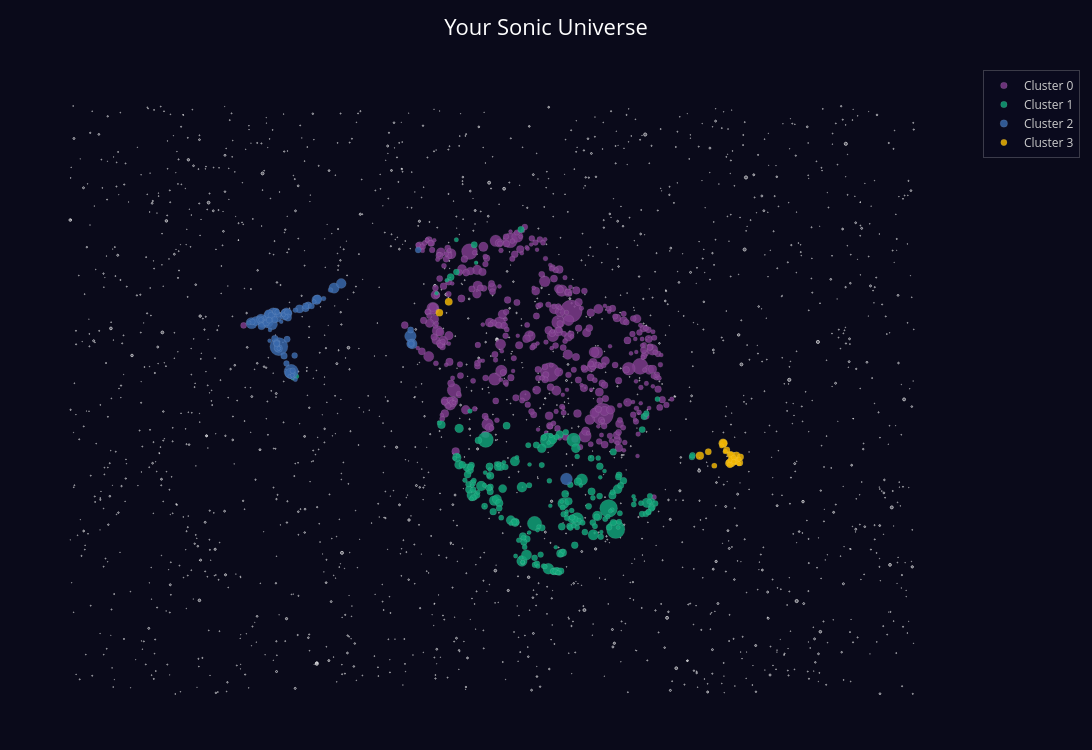

Notebook source saved alongside this figure:
### Code cell
# ── 2D Universe ───────────────────────────────────────────────────────
xr = df['umap_x'].max()-df['umap_x'].min(); yr = df['umap_y'].max()-df['umap_y'].min()
x_lo, x_hi = df['umap_x'].min()-xr*.35, df['umap_x'].max()+xr*.35
y_lo, y_hi = df['umap_y'].min()-yr*.35, df['umap_y'].max()+yr*.35

# Three-layer star field: dust, mid stars, bright sparks
n_dust, n_mid, n_bright = 1400, 350, 90
sx_d = rng.uniform(x_lo, x_hi, n_dust);  sy_d = rng.uniform(y_lo, y_hi, n_dust)
sx_m = rng.uniform(x_lo, x_hi, n_mid);   sy_m = rng.uniform(y_lo, y_hi, n_mid)
sx_b = rng.uniform(x_lo, x_hi, n_bright);sy_b = rng.uniform(y_lo, y_hi, n_bright)

fig_2d = go.Figure()

fig_2d.add_trace(go.Scatter(x=sx_d, y=sy_d, mode='markers',
    marker=dict(size=list(rng.uniform(0.4, 1.1, n_dust).round(2)),
                color='rgba(255,255,255,0.07)'),
    hoverinfo='skip', showlegend=False))
fig_2d.add_trace(go.Scatter(x=sx_m, y=sy_m, mode='markers',
    marker=dict(size=list(rng.uniform(0.9, 2.0, n_mid).round(2)),
                color='rgba(210,225,255,0.16)'),
    hoverinfo='skip', showlegend=False))
fig_2d.add_trace(go.Scatter(x=sx_b, y=sy_b, mode='markers',
    marker=dict(size=list(rng.uniform(1.6, 3.2, n_bright).round(2)),
                color='rgba(255,255,255,0.48)'),
    hoverinfo='skip', showlegend=False))

for cid in cluster_ids:
    g = df[df['cluster']==cid]
    fig_2d.add_trace(go.Scatter(
        x=g['umap_x'], y=g['umap_y'], mode='markers', name=f'Cluster {cid}',
        text=g['hover'], hovertemplate='%{text}<extra></extra>',
        marker=dict(size=g['pt_size'], color=CLUSTER_COLORS[cid%len(CLUSTER_COLORS)],
                    opacity=0.83, line=dict(width=0.3, color='rgba(255,255,255,0.35)')),
    ))

fig_2d.update_layout(
    title=dict(text='Your Sonic Universe', font=dict(size=22, color='white'), x=0.5),
    paper_bgcolor=SPACE_BG, plot_bgcolor=SPACE_BG, font=dict(color='#cccccc'),
    legend=dict(bgcolor='rgba(10,10,30,0.7)', bordercolor='rgba(255,255,255,0.2)', borderwidth=1),
    xaxis=dict(showgrid=False, showline=False, zeroline=False, showticklabels=False),
    yaxis=dict(showgrid=False, showline=False, zeroline=False, showticklabels=False),
    width=1100, height=750, margin=dict(l=20, r=20, t=70, b=20),
    hoverlabel=dict(bgcolor='rgba(10,10,30,0.92)', bordercolor='rgba(255,255,255,0.3)',
                    font=dict(size=12, color='white')),
)
fig_2d.show()

### Figure 1 — Plotly figure (JSON) as saved in the notebook; plotly's stock layout.template omitted (floating-point values rounded to 4 significant figures; data arrays with more than 128 entries replaced by an {"elided": "..."} marker saying what was removed)
{"data": [{"hoverinfo": "skip", "marker": {"color": "rgba(255,255,255,0.07)", "size": {"elided": "1400 float values"}}, "mode": "markers", "showlegend": false, "type": "scatter", "x": {"elided": "1400 float values"}, "y": {"elided": "1400 float values"}}, {"hoverinfo": "skip", "marker": {"color": "rgba(210,225,255,0.16)", "size": {"elided": "350 float values"}}, "mode": "markers", "showlegend": false, "type": "scatter", "x": {"elided": "350 float values"}, "y": {"elided": "350 float values"}}, {"hoverinfo": "skip", "marker": {"color": "rgba(255,255,255,0.48)", "size": [2.17, 2.31, 2.65, 2.28, 2.77, 1.75, 2.93, 1.93, 3.11, 1.85, 1.81, 2.9, 2.91, 2.78, 3.14, 2.03, 2.92, 2.16, 2.46, 2.31, 1.61, 2.52, 2.8, 1.88, 3.09, 2.45, 1.89, 2.63, 1.91, 1.7, 2.7, 1.78, 1.77, 2.78, 1.69, 2.9, 2.87, 1.83, 2.43, 1.75, 2.61, 1.7, 3.11, 1.93, 2.69, 1.81, 1.94, 2.32, 2.52, 3.2, 1.64, 1.6, 2.16, 2.19, 3.01, 3.06, 3.01, 1.83, 2.26, 2.79, 2.1, 2.66, 1.98, 2.12, 2.98, 2, 3.14, 2.09, 1.64, 2.01, 1.87, 2.41, 1.78, 2.6, 3, 2.18, 1.87, 2.24, 2.86, 2.55, 1.76, 2.46, 2.35, 2.12, 1.78, 3.17, 1.88, 1.91, 1.83, 2.51]}, "mode": "markers", "showlegend": false, "type": "scatter", "x": [6.156, 8.87, -1.013, 10.16, 11.43, 8.811, 7.588, 13.02, 10.79, 3.798, 15.61, 11.24, 16.11, 15.82, 14.91, 12.08, 9.545, 1.962, 8.399, 12.25, 8.009, 14.03, 0.8775, 5.583, 7.751, 6.474, 0.859, 1.638, 13.5, 7.377, -0.1793, -0.7383, 7.187, 1.827, 11.2, 12.77, 2.935, 9.246, 1.654, 4.241, 14.39, 8.412, 14.34, 2.882, 4.699, 7.144, 7.302, 16.28, 0.9606, 13.75, 13.95, 8.57, 4.942, 7.981, 4.048, 12.83, 7.618, 15.03, 9.775, 7.896, 11.31, 7.716, 14.66, 2.175, 15.86, 13.06, 13.9, 7.351, 13.5, 4.296, 12.19, 1.412, 4.301, 6.706, 4.566, 5.688, 13.2, 3.427, 11.9, 0.2541, 12.26, 12.71, 5.943, 11.51, 14.85, 12.86, 5.747, 7.374, 12.49, 4.05], "y": [11.46, 4.225, 11.49, 0.5551, -0.08986, 14.41, 12.46, 12.66, 13.7, 5.902, 3.598, 1.213, 6.858, 2.582, 13.46, -0.7042, 1.413, 2.984, 2.261, 2.669, 9.213, 4.216, 8.589, 12.78, 8.4, 9.799, 4.794, 1.664, 4.111, 13.9, 8.692, 3.456, 6.093, 11.94, 9.402, 7.762, 12.7, 9.463, 9.011, 2.121, 0.853, 13.91, 8.343, 5.557, 8.194, 0.175, 11.74, 2.53, 11.47, 7.363, 3.441, -0.3056, 11.64, 1.919, 0.02281, 10.73, 4.559, 5.157, 2.993, 12.3, 3.757, 2.432, 3.938, 2.325, 4.066, 0.4963, 1.646, 5.578, 12.61, 0.1062, 2.47, 13.05, 12.77, 9.569, 2.892, 5.62, 2.447, 1.191, 5.015, 7.993, 4.709, 8.525, 3.741, 4.495, 11.26, 12.59, 4.133, 7.927, 3.466, 0.04608]}, {"hovertemplate": "%{text}<extra></extra>", "marker": {"color": "rgb(127, 60, 141)", "line": {"color": "rgba(255,255,255,0.35)", "width": 0.3}, "opacity": 0.83, "size": {"elided": "410 float values"}}, "mode": "markers", "name": "Cluster 0", "text": {"elided": "410 str values"}, "type": "scatter", "x": {"elided": "410 float values"}, "y": {"elided": "410 float values"}}, {"hovertemplate": "%{text}<extra></extra>", "marker": {"color": "rgb(17, 165, 121)", "line": {"color": "rgba(255,255,255,0.35)", "width": 0.3}, "opacity": 0.83, "size": {"elided": "214 float values"}}, "mode": "markers", "name": "Cluster 1", "text": {"elided": "214 str values"}, "type": "scatter", "x": {"elided": "214 float values"}, "y": {"elided": "214 float values"}}, {"hovertemplate": "%{text}<extra></extra>", "marker": {"color": "rgb(57, 105, 172)", "line": {"color": "rgba(255,255,255,0.35)", "width": 0.3}, "opacity": 0.83, "size": [18.09, 14.38, 13.02, 11.96, 11.72, 11.43, 11.05, 11.05, 10.95, 10.95, 10.51, 10.47, 10.08, 9.984, 9.936, 9.694, 9.694, 9.164, 8.971, 8.536, 8.44, 8.198, 8.15, 8.15, 7.861, 7.812, 7.668, 7.523, 7.378, 7.185, 7.137, 6.847, 6.847, 6.799, 6.654, 6.654, 6.606, 6.606, 6.365, 6.316, 6.268, 6.268, 6.22, 6.075, 6.075, 5.93, 5.93, 5.93, 5.93, 5.737, 5.641, 5.544, 5.496, 5.351, 5.158, 4.965, 4.869, 4.724, 4.531, 4.434, 4.434, 4.193, 4.145, 4.097, 4.048, 4.048, 4.048, 4.048, 4.0, 4.0]}, "mode": "markers", "name": "Cluster 2", "text": ["<b>Someday</b><br><i>The Growlers</i><br>Genre: Indie<br>Plays: 293<br>─────────────────<br>Energy: 0.77  Valence: 0.75<br>Dance:  0.40  Acoust: 0.95<br>Tempo: 156 BPM  Cluster: 2<br><i style='color:#aaaaaa'>↑ instrumentalness | ↓ danceability</i>", "<b>Call It Fate, Call It Karma</b><br><i>The Strokes</i><br>Genre: Indie<br>Plays: 216<br>─────────────────<br>Energy: 0.24  Valence: 0.36<br>Dance:  0.54  Acoust: 0.98<br>Tempo: 109 BPM  Cluster: 2<br><i style='color:#aaaaaa'>↑ instrumentalness | ↓ danceability</i>", "<b>Reptilia</b><br><i>The Strokes</i><br>Genre: Indie<br>Plays: 188<br>─────────────────<br>Energy: 0.67  Valence: 0.74<br>Dance:  0.49  Acoust: 0.00<br>Tempo: 158 BPM  Cluster: 2<br><i style='color:#aaaaaa'>↑ instrumentalness | ↓ danceability</i>", "<b>Beach Rats</b><br><i>The Growlers</i><br>Genre: Indie<br>Plays: 166<br>─────────────────<br>Energy: 0.66  Valence: 0.61<br>Dance:  0.41  Acoust: 0.84<br>Tempo: 75 BPM  Cluster: 2<br><i style='color:#aaaaaa'>↑ instrumentalness | ↓ danceability</i>", "<b>Feels Like We Only Go Backwards</b><br><i>Tame Impala</i><br>Genre: Rock<br>Plays: 161<br>─────────────────<br>Energy: 0.91  Valence: 0.52<br>Dance:  0.31  Acoust: 0.05<br>Tempo: 150 BPM  Cluster: 2<br><i style='color:#aaaaaa'>↑ instrumentalness | ↓ danceability</i>", "<b>You Only Live Once</b><br><i>The Strokes</i><br>Genre: Children’s Music<br>Plays: 155<br>─────────────────<br>Energy: 0.91  Valence: 0.97<br>Dance:  0.63  Acoust: 0.02<br>Tempo: 121 BPM  Cluster: 2<br><i style='color:#aaaaaa'>↑ instrumentalness | ↓ danceability</i>", "<b>Hard To Explain</b><br><i>The Strokes</i><br>Genre: Children’s Music<br>Plays: 147<br>─────────────────<br>Energy: 0.67  Valence: 0.67<br>Dance:  0.41  Acoust: 0.00<br>Tempo: 83 BPM  Cluster: 2<br><i style='color:#aaaaaa'>↑ instrumentalness | ↓ danceability</i>", "<b>Under Control</b><br><i>The Strokes</i><br>Genre: Children’s Music<br>Plays: 147<br>─────────────────<br>Energy: 0.72  Valence: 0.66<br>Dance:  0.40  Acoust: 0.34<br>Tempo: 91 BPM  Cluster: 2<br><i style='color:#aaaaaa'>↑ instrumentalness | ↓ danceability</i>", "<b>Meet Me in the Bathroom</b><br><i>The Strokes</i><br>Genre: Children’s Music<br>Plays: 145<br>─────────────────<br>Energy: 0.94  Valence: 0.59<br>Dance:  0.43  Acoust: 0.00<br>Tempo: 140 BPM  Cluster: 2<br><i style='color:#aaaaaa'>↑ instrumentalness | ↓ danceability</i>", "<b>What Ever Happened?</b><br><i>The Strokes</i><br>Genre: Children’s Music<br>Plays: 145<br>─────────────────<br>Energy: 0.60  Valence: 0.59<br>Dance:  0.55  Acoust: 0.00<br>Tempo: 116 BPM  Cluster: 2<br><i style='color:#aaaaaa'>↑ instrumentalness | ↓ danceability</i>", "<b>Living In A Memory</b><br><i>The Growlers</i><br>Genre: Indie<br>Plays: 136<br>─────────────────<br>Energy: 0.67  Valence: 0.79<br>Dance:  0.42  Acoust: 0.19<br>Tempo: 85 BPM  Cluster: 2<br><i style='color:#aaaaaa'>↑ instrumentalness | ↓ danceability</i>", "<b>The Modern Age</b><br><i>The Strokes</i><br>Genre: Indie<br>Plays: 135<br>─────────────────<br>Energy: 0.89  Valence: 0.90<br>Dance:  0.53  Acoust: 0.01<br>Tempo: 146 BPM  Cluster: 2<br><i style='color:#aaaaaa'>↑ instrumentalness | ↓ danceability</i>", "<b>Island Music</b><br><i>Tennis</i><br>Genre: Folk<br>Plays: 127<br>─────────────────<br>Energy: 0.47  Valence: 0.31<br>Dance:  0.29  Acoust: 0.96<br>Tempo: 98 BPM  Cluster: 2<br><i style='color:#aaaaaa'>↑ instrumentalness | ↓ danceability</i>", "<b>Archie, Marry Me</b><br><i>Alvvays</i><br>Genre: Indie<br>Plays: 125<br>─────────────────<br>Energy: 0.83  Valence: 0.20<br>Dance:  0.27  Acoust: 0.01<br>Tempo: 117 BPM  Cluster: 2<br><i style='color:#aaaaaa'>↑ instrumentalness | ↓ danceability</i>", "<b>Pet Shop Eyes</b><br><i>The Growlers</i><br>Genre: Indie<br>Plays: 124<br>─────────────────<br>Energy: 0.84  Valence: 0.85<br>Dance:  0.46  Acoust: 0.41<br>Tempo: 116 BPM  Cluster: 2<br><i style='color:#aaaaaa'>↑ instrumentalness | ↓ danceability</i>", "<b>80's Comedown Machine</b><br><i>The Strokes</i><br>Genre: Indie<br>Plays: 119<br>─────────────────<br>Energy: 0.50  Valence: 0.38<br>Dance:  0.49  Acoust: 0.01<br>Tempo: 144 BPM  Cluster: 2<br><i style='color:#aaaaaa'>↑ instrumentalness | ↓ danceability</i>", "<b>Making Breakfast</b><br><i>Twin Peaks</i><br>Genre: Indie<br>Plays: 119<br>─────────────────<br>Energy: 0.78  Valence: 0.45<br>Dance:  0.49  Acoust: 0.00<br>Tempo: 116 BPM  Cluster: 2<br><i style='color:#aaaaaa'>↑ instrumentalness | ↓ danceability</i>", "<b>I Can't Win</b><br><i>The Strokes</i><br>Genre: Children’s Music<br>Plays: 108<br>─────────────────<br>Energy: 0.74  Valence: 0.41<br>Dance:  0.47  Acoust: 0.00<br>Tempo: 97 BPM  Cluster: 2<br><i style='color:#aaaaaa'>↑ instrumentalness | ↓ danceability</i>", "<b>QYURRYUS</b><br><i>The Voidz</i><br>Genre: Alternative<br>Plays: 104<br>─────────────────<br>Energy: 0.87  Valence: 0.60<br>Dance:  0.64  Acoust: 0.16<br>Tempo: 104 BPM  Cluster: 2<br><i style='color:#aaaaaa'>↑ instrumentalness | ↓ danceability</i>", "<b>Take It Or Leave It</b><br><i>The Strokes</i><br>Genre: Children’s Music<br>Plays: 95<br>─────────────────<br>Energy: 0.91  Valence: 0.48<br>Dance:  0.43  Acoust: 0.00<br>Tempo: 154 BPM  Cluster: 2<br><i style='color:#aaaaaa'>↑ instrumentalness | ↓ danceability</i>", "<b>12:51</b><br><i>The Strokes</i><br>Genre: Indie<br>Plays: 93<br>─────────────────<br>Energy: 0.89  Valence: 0.59<br>Dance:  0.45  Acoust: 0.31<br>Tempo: 145 BPM  Cluster: 2<br><i style='color:#aaaaaa'>↑ instrumentalness | ↓ danceability</i>", "<b>Black Mud</b><br><i>The Black Keys</i><br>Genre: Indie<br>Plays: 88<br>─────────────────<br>Energy: 0.50  Valence: 0.37<br>Dance:  0.52  Acoust: 0.25<br>Tempo: 144 BPM  Cluster: 2<br><i style='color:#aaaaaa'>↑ instrumentalness | ↓ danceability</i>", "<b>Alone, Together</b><br><i>The Strokes</i><br>Genre: Children’s Music<br>Plays: 87<br>─────────────────<br>Energy: 0.86  Valence: 0.96<br>Dance:  0.52  Acoust: 0.01<br>Tempo: 143 BPM  Cluster: 2<br><i style='color:#aaaaaa'>↑ instrumentalness | ↓ danceability</i>", "<b>In Transit</b><br><i>Albert Hammond Jr</i><br>Genre: Blues<br>Plays: 87<br>─────────────────<br>Energy: 0.71  Valence: 0.60<br>Dance:  0.47  Acoust: 0.00<br>Tempo: 141 BPM  Cluster: 2<br><i style='color:#aaaaaa'>↑ instrumentalness | ↓ danceability</i>", "<b>Chateau</b><br><i>Angus & Julia Stone</i><br>Genre: Folk<br>Plays: 81<br>─────────────────<br>Energy: 0.58  Valence: 0.61<br>Dance:  0.66  Acoust: 0.66<br>Tempo: 130 BPM  Cluster: 2<br><i style='color:#aaaaaa'>↑ instrumentalness | ↓ danceability</i>", "<b>The End Has No End</b><br><i>The Strokes</i><br>Genre: Indie<br>Plays: 80<br>─────────────────<br>Energy: 0.66  Valence: 0.55<br>Dance:  0.54  Acoust: 0.00<br>Tempo: 136 BPM  Cluster: 2<br><i style='color:#aaaaaa'>↑ instrumentalness | ↓ danceability</i>", "<b>Plastic Soul</b><br><i>Mondo Cozmo</i><br>Genre: Children’s Music<br>Plays: 77<br>─────────────────<br>Energy: 0.71  Valence: 0.35<br>Dance:  0.39  Acoust: 0.24<br>Tempo: 77 BPM  Cluster: 2<br><i style='color:#aaaaaa'>↑ instrumentalness | ↓ danceability</i>", "<b>The Way It Is</b><br><i>The Strokes</i><br>Genre: Alternative<br>Plays: 74<br>─────────────────<br>Energy: 0.94  Valence: 0.88<br>Dance:  0.48  Acoust: 0.00<br>Tempo: 137 BPM  Cluster: 2<br><i style='color:#aaaaaa'>↑ instrumentalness | ↓ danceability</i>", "<b>Between Love & Hate</b><br><i>The Strokes</i><br>Genre: Children’s Music<br>Plays: 71<br>─────────────────<br>Energy: 0.61  Valence: 0.53<br>Dance:  0.45  Acoust: 0.00<br>Tempo: 104 BPM  Cluster: 2<br><i style='color:#aaaaaa'>↑ instrumentalness | ↓ danceability</i>", "<b>Automatic Stop</b><br><i>The Strokes</i><br>Genre: Indie<br>Plays: 67<br>─────────────────<br>Energy: 0.54  Valence: 0.96<br>Dance:  0.68  Acoust: 0.00<br>Tempo: 106 BPM  Cluster: 2<br><i style='color:#aaaaaa'>↑ instrumentalness | ↓ danceability</i>", "<b>Naked Kids</b><br><i>The Growlers</i><br>Genre: Indie<br>Plays: 66<br>─────────────────<br>Energy: 0.65  Valence: 0.33<br>Dance:  0.38  Acoust: 0.66<br>Tempo: 118 BPM  Cluster: 2<br><i style='color:#aaaaaa'>↑ instrumentalness | ↓ danceability</i>", "<b>The Boy</b><br><i>Shannon & The Clams</i><br>Genre: Folk<br>Plays: 60<br>─────────────────<br>Energy: 0.88  Valence: 0.68<br>Dance:  0.43  Acoust: 0.53<br>Tempo: 137 BPM  Cluster: 2<br><i style='color:#aaaaaa'>↑ instrumentalness | ↓ danceability</i>", "<b>Piledriver waltz</b><br><i>Alex Turner</i><br>Genre: Indie<br>Plays: 60<br>─────────────────<br>Energy: 0.75  Valence: 0.34<br>Dance:  0.53  Acoust: 0.12<br>Tempo: 106 BPM  Cluster: 2<br><i style='color:#aaaaaa'>↑ instrumentalness | ↓ danceability</i>", "<b>You Talk Way Too Much</b><br><i>The Strokes</i><br>Genre: Children’s Music<br>Plays: 59<br>─────────────────<br>Energy: 0.97  Valence: 0.66<br>Dance:  0.31  Acoust: 0.06<br>Tempo: 128 BPM  Cluster: 2<br><i style='color:#aaaaaa'>↑ instrumentalness | ↓ danceability</i>", "<b>Love is a Laserquest</b><br><i>Arctic Monkeys</i><br>Genre: Indie<br>Plays: 56<br>─────────────────<br>Energy: 0.66  Valence: 0.55<br>Dance:  0.35  Acoust: 0.00<br>Tempo: 170 BPM  Cluster: 2<br><i style='color:#aaaaaa'>↑ instrumentalness | ↓ danceability</i>", "<b>Shabop Shalom</b><br><i>Devendra Banhart</i><br>Genre: Folk<br>Plays: 56<br>─────────────────<br>Energy: 0.38  Valence: 0.62<br>Dance:  0.56  Acoust: 0.57<br>Tempo: 104 BPM  Cluster: 2<br><i style='color:#aaaaaa'>↑ instrumentalness | ↓ danceability</i>", "<b>Indian Food</b><br><i>Dumbo Gets Mad</i><br>Genre: Indie<br>Plays: 55<br>─────────────────<br>Energy: 0.90  Valence: 0.63<br>Dance:  0.56  Acoust: 0.77<br>Tempo: 87 BPM  Cluster: 2<br><i style='color:#aaaaaa'>↑ instrumentalness | ↓ danceability</i>", "<b>Pink Ocean</b><br><i>The Voidz</i><br>Genre: Alternative<br>Plays: 55<br>─────────────────<br>Energy: 0.89  Valence: 0.65<br>Dance:  0.59  Acoust: 0.34<br>Tempo: 97 BPM  Cluster: 2<br><i style='color:#aaaaaa'>↑ instrumentalness | ↓ danceability</i>", "<b>Dumb</b><br><i>Nirvana</i><br>Genre: Children’s Music<br>Plays: 50<br>─────────────────<br>Energy: 0.39  Valence: 0.84<br>Dance:  0.69  Acoust: 0.42<br>Tempo: 114 BPM  Cluster: 2<br><i style='color:#aaaaaa'>↑ instrumentalness | ↓ danceability</i>", "<b>Chances</b><br><i>The Strokes</i><br>Genre: Children’s Music<br>Plays: 49<br>─────────────────<br>Energy: 0.57  Valence: 0.53<br>Dance:  0.56  Acoust: 0.36<br>Tempo: 104 BPM  Cluster: 2<br><i style='color:#aaaaaa'>↑ instrumentalness | ↓ danceability</i>", "<b>Dræm Girl</b><br><i>No Vacation</i><br>Genre: Indie<br>Plays: 48<br>─────────────────<br>Energy: 0.95  Valence: 0.26<br>Dance:  0.19  Acoust: 0.00<br>Tempo: 173 BPM  Cluster: 2<br><i style='color:#aaaaaa'>↑ instrumentalness | ↓ danceability</i>", "<b>Harvey</b><br><i>Her's</i><br>Genre: Indie<br>Plays: 48<br>─────────────────<br>Energy: 0.85  Valence: 0.72<br>Dance:  0.59  Acoust: 0.07<br>Tempo: 142 BPM  Cluster: 2<br><i style='color:#aaaaaa'>↑ instrumentalness | ↓ danceability</i>", "<b>Dance Little Liar</b><br><i>Arctic Monkeys</i><br>Genre: Indie<br>Plays: 47<br>─────────────────<br>Energy: 0.61  Valence: 0.54<br>Dance:  0.54  Acoust: 0.06<br>Tempo: 100 BPM  Cluster: 2<br><i style='color:#aaaaaa'>↑ instrumentalness | ↓ danceability</i>", "<b>Desire Lines</b><br><i>Deerhunter</i><br>Genre: Dance<br>Plays: 44<br>─────────────────<br>Energy: 0.92  Valence: 0.60<br>Dance:  0.32  Acoust: 0.06<br>Tempo: 121 BPM  Cluster: 2<br><i style='color:#aaaaaa'>↑ instrumentalness | ↓ danceability</i>", "<b>We're Not Just Friends</b><br><i>Parks, Squares and Alleys</i><br>Genre: Indie<br>Plays: 44<br>─────────────────<br>Energy: 0.65  Valence: 0.73<br>Dance:  0.66  Acoust: 0.50<br>Tempo: 115 BPM  Cluster: 2<br><i style='color:#aaaaaa'>↑ instrumentalness | ↓ danceability</i>", "<b>What You Were</b><br><i>The Drums</i><br>Genre: Indie<br>Plays: 41<br>─────────────────<br>Energy: 0.83  Valence: 0.23<br>Dance:  0.62  Acoust: 0.17<br>Tempo: 105 BPM  Cluster: 2<br><i style='color:#aaaaaa'>↑ instrumentalness | ↓ danceability</i>", "<b>Evil</b><br><i>Interpol</i><br>Genre: Dance<br>Plays: 41<br>─────────────────<br>Energy: 0.74  Valence: 0.60<br>Dance:  0.50  Acoust: 0.00<br>Tempo: 129 BPM  Cluster: 2<br><i style='color:#aaaaaa'>↑ instrumentalness | ↓ danceability</i>", "<b>Leave Me Alone - 2015 Remaster</b><br><i>New Order</i><br>Genre: Electronic<br>Plays: 41<br>─────────────────<br>Energy: 0.86  Valence: 0.88<br>Dance:  0.54  Acoust: 0.05<br>Tempo: 135 BPM  Cluster: 2<br><i style='color:#aaaaaa'>↑ instrumentalness | ↓ danceability</i>", "<b>It's Only Sex</b><br><i>Car Seat Headrest</i><br>Genre: Folk<br>Plays: 41<br>─────────────────<br>Energy: 0.52  Valence: 0.48<br>Dance:  0.59  Acoust: 0.37<br>Tempo: 120 BPM  Cluster: 2<br><i style='color:#aaaaaa'>↑ instrumentalness | ↓ danceability</i>", "<b>Tezeta (Nostalgia)</b><br><i>Mulatu Astatke</i><br>Genre: Jazz<br>Plays: 37<br>─────────────────<br>Energy: 0.35  Valence: 0.50<br>Dance:  0.55  Acoust: 0.95<br>Tempo: 81 BPM  Cluster: 2<br><i style='color:#aaaaaa'>↑ instrumentalness | ↓ danceability</i>", "<b>Spread Your Love</b><br><i>Black Rebel Motorcycle Club</i><br>Genre: Indie<br>Plays: 35<br>─────────────────<br>Energy: 0.90  Valence: 0.42<br>Dance:  0.41  Acoust: 0.01<br>Tempo: 128 BPM  Cluster: 2<br><i style='color:#aaaaaa'>↑ instrumentalness | ↓ danceability</i>", "<b>Is It Any Wonder?</b><br><i>Durand Jones & The Indications</i><br>Genre: Soul<br>Plays: 33<br>─────────────────<br>Energy: 0.38  Valence: 0.40<br>Dance:  0.54  Acoust: 0.64<br>Tempo: 137 BPM  Cluster: 2<br><i style='color:#aaaaaa'>↑ instrumentalness | ↓ danceability</i>", "<b>The Physical Attractions</b><br><i>The Symposium</i><br>Genre: Indie<br>Plays: 32<br>─────────────────<br>Energy: 0.50  Valence: 0.53<br>Dance:  0.36  Acoust: 0.00<br>Tempo: 138 BPM  Cluster: 2<br><i style='color:#aaaaaa'>↑ instrumentalness | ↓ danceability</i>", "<b>Feel It All Around</b><br><i>Washed Out</i><br>Genre: Alternative<br>Plays: 29<br>─────────────────<br>Energy: 0.74  Valence: 0.50<br>Dance:  0.34  Acoust: 0.00<br>Tempo: 172 BPM  Cluster: 2<br><i style='color:#aaaaaa'>↑ instrumentalness | ↓ danceability</i>", "<b>Waiting Room</b><br><i>Fugazi</i><br>Genre: Children’s Music<br>Plays: 25<br>─────────────────<br>Energy: 0.73  Valence: 0.54<br>Dance:  0.62  Acoust: 0.00<br>Tempo: 92 BPM  Cluster: 2<br><i style='color:#aaaaaa'>↑ instrumentalness | ↓ danceability</i>", "<b>Disciples</b><br><i>Tame Impala</i><br>Genre: Rock<br>Plays: 21<br>─────────────────<br>Energy: 0.87  Valence: 0.80<br>Dance:  0.66  Acoust: 0.08<br>Tempo: 127 BPM  Cluster: 2<br><i style='color:#aaaaaa'>↑ instrumentalness | ↓ danceability</i>", "<b>oh baby</b><br><i>LCD Soundsystem</i><br>Genre: Folk<br>Plays: 19<br>─────────────────<br>Energy: 0.62  Valence: 0.78<br>Dance:  0.58  Acoust: 0.02<br>Tempo: 169 BPM  Cluster: 2<br><i style='color:#aaaaaa'>↑ instrumentalness | ↓ danceability</i>", "<b>Maps</b><br><i>Yeah Yeah Yeahs</i><br>Genre: Folk<br>Plays: 16<br>─────────────────<br>Energy: 0.94  Valence: 0.14<br>Dance:  0.50  Acoust: 0.00<br>Tempo: 120 BPM  Cluster: 2<br><i style='color:#aaaaaa'>↑ instrumentalness | ↓ danceability</i>", "<b>In Between Days - 2006 Remaster</b><br><i>The Cure</i><br>Genre: Dance<br>Plays: 12<br>─────────────────<br>Energy: 0.83  Valence: 0.71<br>Dance:  0.54  Acoust: 0.11<br>Tempo: 143 BPM  Cluster: 2<br><i style='color:#aaaaaa'>↑ instrumentalness | ↓ danceability</i>", "<b>Heart In a Cage</b><br><i>The Strokes</i><br>Genre: Children’s Music<br>Plays: 10<br>─────────────────<br>Energy: 0.86  Valence: 0.12<br>Dance:  0.42  Acoust: 0.00<br>Tempo: 140 BPM  Cluster: 2<br><i style='color:#aaaaaa'>↑ instrumentalness | ↓ danceability</i>", "<b>Sweet Marie</b><br><i>The Walters</i><br>Genre: Indie<br>Plays: 10<br>─────────────────<br>Energy: 0.42  Valence: 0.25<br>Dance:  0.24  Acoust: 0.91<br>Tempo: 204 BPM  Cluster: 2<br><i style='color:#aaaaaa'>↑ instrumentalness | ↓ danceability</i>", "<b>Blue Monday '88 - 2015 Remaster</b><br><i>New Order</i><br>Genre: Rock<br>Plays: 5<br>─────────────────<br>Energy: 0.88  Valence: 0.88<br>Dance:  0.70  Acoust: 0.00<br>Tempo: 131 BPM  Cluster: 2<br><i style='color:#aaaaaa'>↑ instrumentalness | ↓ danceability</i>", "<b>Ramona</b><br><i>Beck</i><br>Genre: Folk<br>Plays: 4<br>─────────────────<br>Energy: 0.58  Valence: 0.33<br>Dance:  0.41  Acoust: 0.03<br>Tempo: 123 BPM  Cluster: 2<br><i style='color:#aaaaaa'>↑ instrumentalness | ↓ danceability</i>", "<b>King of Pride Rock</b><br><i>Hans Zimmer</i><br>Genre: Soundtrack<br>Plays: 3<br>─────────────────<br>Energy: 0.14  Valence: 0.08<br>Dance:  0.19  Acoust: 0.70<br>Tempo: 127 BPM  Cluster: 2<br><i style='color:#aaaaaa'>↑ instrumentalness | ↓ danceability</i>", "<b>Breezin'</b><br><i>George Benson</i><br>Genre: Jazz<br>Plays: 2<br>─────────────────<br>Energy: 0.75  Valence: 0.96<br>Dance:  0.68  Acoust: 0.48<br>Tempo: 81 BPM  Cluster: 2<br><i style='color:#aaaaaa'>↑ instrumentalness | ↓ danceability</i>", "<b>Lovesong - 2010 Remaster</b><br><i>The Cure</i><br>Genre: Rock<br>Plays: 2<br>─────────────────<br>Energy: 0.81  Valence: 0.82<br>Dance:  0.61  Acoust: 0.34<br>Tempo: 140 BPM  Cluster: 2<br><i style='color:#aaaaaa'>↑ instrumentalness | ↓ danceability</i>", "<b>...To Die For</b><br><i>Hans Zimmer</i><br>Genre: Soundtrack<br>Plays: 2<br>─────────────────<br>Energy: 0.25  Valence: 0.04<br>Dance:  0.08  Acoust: 0.77<br>Tempo: 76 BPM  Cluster: 2<br><i style='color:#aaaaaa'>↑ instrumentalness | ↓ danceability</i>", "<b>Hold On Tight</b><br><i>Boney James</i><br>Genre: Jazz<br>Plays: 2<br>─────────────────<br>Energy: 0.52  Valence: 0.78<br>Dance:  0.54  Acoust: 0.62<br>Tempo: 136 BPM  Cluster: 2<br><i style='color:#aaaaaa'>↑ instrumentalness | ↓ danceability</i>", "<b>Look On Down From The Bridge</b><br><i>Mazzy Star</i><br>Genre: Rock<br>Plays: 1<br>─────────────────<br>Energy: 0.08  Valence: 0.10<br>Dance:  0.37  Acoust: 0.64<br>Tempo: 120 BPM  Cluster: 2<br><i style='color:#aaaaaa'>↑ instrumentalness | ↓ danceability</i>", "<b>When the Levee Breaks - Remaster</b><br><i>Led Zeppelin</i><br>Genre: Rock<br>Plays: 1<br>─────────────────<br>Energy: 0.77  Valence: 0.80<br>Dance:  0.27  Acoust: 0.00<br>Tempo: 143 BPM  Cluster: 2<br><i style='color:#aaaaaa'>↑ instrumentalness | ↓ danceability</i>"], "type": "scatter", "x": [3.27, 3.523, 3.027, 9.176, 5.972, 2.711, 3.153, 3.129, 3.066, 3.429, 4.404, 2.901, 3.5, 6.01, 4.551, 3.234, 4.045, 3.39, 2.801, 5.98, 4.066, 3.694, 2.933, 3.062, 3.264, 3.39, 3.453, 2.89, 3.457, 2.914, 3.819, 3.187, 3.873, 3.117, 3.205, 3.376, 3.226, 3.822, 3.234, 3.439, 5.976, 3.011, 3.185, 6.131, 3.225, 3.941, 3.073, 2.724, 3.594, 3.426, 5.987, 3.554, 3.405, 3.262, 3.238, 3.609, 4.329, 4.191, 2.9, 3.99, 3.61, 2.656, 3.365, 3.542, 3.079, 3.088, 3.494, 3.271, 3.544, 3.319], "y": [8.222, 7.578, 8.873, 4.803, 8.495, 8.829, 9.085, 8.799, 9.017, 9.083, 9.735, 8.929, 7.528, 8.291, 9.855, 8.98, 9.428, 9.024, 8.884, 8.293, 9.45, 9.196, 8.82, 9.072, 8.174, 9.089, 9.088, 8.92, 8.972, 8.749, 9.212, 8.429, 9.291, 9.027, 9.135, 7.981, 8.317, 9.27, 8.184, 8.412, 8.654, 8.834, 8.92, 10.72, 8.299, 9.269, 8.907, 8.861, 7.993, 7.786, 8.298, 7.601, 8.994, 9.05, 9.12, 9.162, 9.684, 9.464, 8.918, 9.381, 7.373, 8.838, 9.044, 7.422, 8.375, 8.652, 7.453, 8.174, 7.481, 8.868]}, {"hovertemplate": "%{text}<extra></extra>", "marker": {"color": "rgb(242, 183, 1)", "line": {"color": "rgba(255,255,255,0.35)", "width": 0.3}, "opacity": 0.83, "size": [8.874, 8.102, 7.619, 7.426, 7.282, 6.992, 6.895, 6.847, 6.751, 6.702, 6.654, 6.606, 6.558, 6.461, 6.365, 6.365, 6.365, 6.172, 6.075, 5.93, 5.93, 5.882, 5.448, 5.11, 5.062, 4.82, 4.724, 4.676, 4.579, 4.434]}, "mode": "markers", "name": "Cluster 3", "text": ["<b>La Plata (feat. Lalo Ebratt)</b><br><i>Juanes</i><br>Genre: Dance<br>Plays: 102<br>─────────────────<br>Energy: 0.74  Valence: 0.96<br>Dance:  0.76  Acoust: 0.20<br>Tempo: 168 BPM  Cluster: 3<br><i style='color:#aaaaaa'>↑ danceability, speechiness</i>", "<b>Bounce Back</b><br><i>Big Sean</i><br>Genre: Hip-Hop<br>Plays: 86<br>─────────────────<br>Energy: 0.57  Valence: 0.26<br>Dance:  0.77  Acoust: 0.10<br>Tempo: 81 BPM  Cluster: 3<br><i style='color:#aaaaaa'>↑ danceability, speechiness</i>", "<b>Nevermind</b><br><i>Dennis Lloyd</i><br>Genre: Pop<br>Plays: 76<br>─────────────────<br>Energy: 0.69  Valence: 0.08<br>Dance:  0.59  Acoust: 0.16<br>Tempo: 100 BPM  Cluster: 3<br><i style='color:#aaaaaa'>↑ danceability, speechiness</i>", "<b>Kids Turned Out Fine</b><br><i>A$AP Rocky</i><br>Genre: Pop<br>Plays: 72<br>─────────────────<br>Energy: 0.67  Valence: 0.13<br>Dance:  0.30  Acoust: 0.27<br>Tempo: 163 BPM  Cluster: 3<br><i style='color:#aaaaaa'>↑ danceability, speechiness</i>", "<b>So What'Cha Want - Remastered 2009</b><br><i>Beastie Boys</i><br>Genre: Hip-Hop<br>Plays: 69<br>─────────────────<br>Energy: 0.94  Valence: 0.77<br>Dance:  0.70  Acoust: 0.05<br>Tempo: 171 BPM  Cluster: 3<br><i style='color:#aaaaaa'>↑ danceability, speechiness</i>", "<b>4th Dimension</b><br><i>KIDS SEE GHOSTS</i><br>Genre: Hip-Hop<br>Plays: 63<br>─────────────────<br>Energy: 0.54  Valence: 0.73<br>Dance:  0.77  Acoust: 0.28<br>Tempo: 172 BPM  Cluster: 3<br><i style='color:#aaaaaa'>↑ danceability, speechiness</i>", "<b>Navajo</b><br><i>Masego</i><br>Genre: Children’s Music<br>Plays: 61<br>─────────────────<br>Energy: 0.59  Valence: 0.36<br>Dance:  0.69  Acoust: 0.11<br>Tempo: 89 BPM  Cluster: 3<br><i style='color:#aaaaaa'>↑ danceability, speechiness</i>", "<b>Rock the House</b><br><i>Gorillaz</i><br>Genre: Hip-Hop<br>Plays: 60<br>─────────────────<br>Energy: 0.82  Valence: 0.61<br>Dance:  0.75  Acoust: 0.07<br>Tempo: 172 BPM  Cluster: 3<br><i style='color:#aaaaaa'>↑ danceability, speechiness</i>", "<b>Moves</b><br><i>Big Sean</i><br>Genre: Hip-Hop<br>Plays: 58<br>─────────────────<br>Energy: 0.53  Valence: 0.37<br>Dance:  0.79  Acoust: 0.05<br>Tempo: 76 BPM  Cluster: 3<br><i style='color:#aaaaaa'>↑ danceability, speechiness</i>", "<b>Borrowed Love (feat. Swae Lee & WizKid)</b><br><i>Metro Boomin</i><br>Genre: Hip-Hop<br>Plays: 57<br>─────────────────<br>Energy: 0.59  Valence: 0.39<br>Dance:  0.52  Acoust: 0.44<br>Tempo: 129 BPM  Cluster: 3<br><i style='color:#aaaaaa'>↑ danceability, speechiness</i>", "<b>Old English</b><br><i>Young Thug</i><br>Genre: Hip-Hop<br>Plays: 56<br>─────────────────<br>Energy: 0.80  Valence: 0.74<br>Dance:  0.81  Acoust: 0.04<br>Tempo: 82 BPM  Cluster: 3<br><i style='color:#aaaaaa'>↑ danceability, speechiness</i>", "<b>Alexander Hamilton</b><br><i>Leslie Odom Jr.</i><br>Genre: Jazz<br>Plays: 55<br>─────────────────<br>Energy: 0.43  Valence: 0.56<br>Dance:  0.61  Acoust: 0.52<br>Tempo: 132 BPM  Cluster: 3<br><i style='color:#aaaaaa'>↑ danceability, speechiness</i>", "<b>Feel Me - Single Version</b><br><i>Aeris Roves</i><br>Genre: R&B<br>Plays: 54<br>─────────────────<br>Energy: 0.36  Valence: 0.51<br>Dance:  0.67  Acoust: 0.83<br>Tempo: 178 BPM  Cluster: 3<br><i style='color:#aaaaaa'>↑ danceability, speechiness</i>", "<b>If You Know You Know</b><br><i>Pusha T</i><br>Genre: Hip-Hop<br>Plays: 52<br>─────────────────<br>Energy: 0.70  Valence: 0.70<br>Dance:  0.46  Acoust: 0.02<br>Tempo: 153 BPM  Cluster: 3<br><i style='color:#aaaaaa'>↑ danceability, speechiness</i>", "<b>Wow.</b><br><i>Post Malone</i><br>Genre: Rap<br>Plays: 50<br>─────────────────<br>Energy: 0.54  Valence: 0.39<br>Dance:  0.83  Acoust: 0.16<br>Tempo: 100 BPM  Cluster: 3<br><i style='color:#aaaaaa'>↑ danceability, speechiness</i>", "<b>Look At Me!</b><br><i>XXXTENTACION</i><br>Genre: Hip-Hop<br>Plays: 50<br>─────────────────<br>Energy: 0.73  Valence: 0.35<br>Dance:  0.76  Acoust: 0.26<br>Tempo: 139 BPM  Cluster: 3<br><i style='color:#aaaaaa'>↑ danceability, speechiness</i>", "<b>Bands (feat. OhGeesy, Fenix Flexin & Master Kato)</b><br><i>Shoreline Mafia</i><br>Genre: Hip-Hop<br>Plays: 50<br>─────────────────<br>Energy: 0.39  Valence: 0.49<br>Dance:  0.90  Acoust: 0.37<br>Tempo: 100 BPM  Cluster: 3<br><i style='color:#aaaaaa'>↑ danceability, speechiness</i>", "<b>Stir Fry</b><br><i>Migos</i><br>Genre: Hip-Hop<br>Plays: 46<br>─────────────────<br>Energy: 0.82  Valence: 0.50<br>Dance:  0.81  Acoust: 0.00<br>Tempo: 182 BPM  Cluster: 3<br><i style='color:#aaaaaa'>↑ danceability, speechiness</i>", "<b>Barefoot In The Park (feat. ROSALÍA)</b><br><i>James Blake</i><br>Genre: Indie<br>Plays: 44<br>─────────────────<br>Energy: 0.63  Valence: 0.52<br>Dance:  0.56  Acoust: 0.83<br>Tempo: 162 BPM  Cluster: 3<br><i style='color:#aaaaaa'>↑ danceability, speechiness</i>", "<b>Yikes</b><br><i>Kanye West</i><br>Genre: Rap<br>Plays: 41<br>─────────────────<br>Energy: 0.78  Valence: 0.22<br>Dance:  0.68  Acoust: 0.15<br>Tempo: 174 BPM  Cluster: 3<br><i style='color:#aaaaaa'>↑ danceability, speechiness</i>", "<b>I Thought About Killing You</b><br><i>Kanye West</i><br>Genre: Pop<br>Plays: 41<br>─────────────────<br>Energy: 0.40  Valence: 0.42<br>Dance:  0.75  Acoust: 0.87<br>Tempo: 116 BPM  Cluster: 3<br><i style='color:#aaaaaa'>↑ danceability, speechiness</i>", "<b>American Boy</b><br><i>Estelle</i><br>Genre: Soul<br>Plays: 40<br>─────────────────<br>Energy: 0.73  Valence: 0.51<br>Dance:  0.73  Acoust: 0.17<br>Tempo: 118 BPM  Cluster: 3<br><i style='color:#aaaaaa'>↑ danceability, speechiness</i>", "<b>Self Care</b><br><i>Mac Miller</i><br>Genre: Hip-Hop<br>Plays: 31<br>─────────────────<br>Energy: 0.54  Valence: 0.18<br>Dance:  0.52  Acoust: 0.37<br>Tempo: 142 BPM  Cluster: 3<br><i style='color:#aaaaaa'>↑ danceability, speechiness</i>", "<b>No Diggity</b><br><i>Blackstreet</i><br>Genre: Pop<br>Plays: 24<br>─────────────────<br>Energy: 0.65  Valence: 0.67<br>Dance:  0.87  Acoust: 0.30<br>Tempo: 89 BPM  Cluster: 3<br><i style='color:#aaaaaa'>↑ danceability, speechiness</i>", "<b>Suicidal Thoughts - 2005 Remaster</b><br><i>The Notorious B.I.G.</i><br>Genre: Hip-Hop<br>Plays: 23<br>─────────────────<br>Energy: 0.51  Valence: 0.08<br>Dance:  0.51  Acoust: 0.44<br>Tempo: 76 BPM  Cluster: 3<br><i style='color:#aaaaaa'>↑ danceability, speechiness</i>", "<b>New Coat</b><br><i>White Denim</i><br>Genre: Blues<br>Plays: 18<br>─────────────────<br>Energy: 0.85  Valence: 0.69<br>Dance:  0.51  Acoust: 0.30<br>Tempo: 188 BPM  Cluster: 3<br><i style='color:#aaaaaa'>↑ danceability, speechiness</i>", "<b>The World Was Wide Enough</b><br><i>Leslie Odom Jr.</i><br>Genre: Jazz<br>Plays: 16<br>─────────────────<br>Energy: 0.35  Valence: 0.31<br>Dance:  0.65  Acoust: 0.47<br>Tempo: 117 BPM  Cluster: 3<br><i style='color:#aaaaaa'>↑ danceability, speechiness</i>", "<b>What'd I Miss</b><br><i>Daveed Diggs</i><br>Genre: Hip-Hop<br>Plays: 15<br>─────────────────<br>Energy: 0.58  Valence: 0.32<br>Dance:  0.54  Acoust: 0.17<br>Tempo: 178 BPM  Cluster: 3<br><i style='color:#aaaaaa'>↑ danceability, speechiness</i>", "<b>Insane in the Brain</b><br><i>Cypress Hill</i><br>Genre: Hip-Hop<br>Plays: 13<br>─────────────────<br>Energy: 0.61  Valence: 0.77<br>Dance:  0.90  Acoust: 0.03<br>Tempo: 102 BPM  Cluster: 3<br><i style='color:#aaaaaa'>↑ danceability, speechiness</i>", "<b>The Election of 1800</b><br><i>Daveed Diggs</i><br>Genre: Hip-Hop<br>Plays: 10<br>─────────────────<br>Energy: 0.42  Valence: 0.65<br>Dance:  0.73  Acoust: 0.32<br>Tempo: 67 BPM  Cluster: 3<br><i style='color:#aaaaaa'>↑ danceability, speechiness</i>"], "type": "scatter", "x": [12.39, 11.92, 6.758, 6.566, 12.4, 12.67, 12.51, 12.47, 12.64, 12.73, 12.75, 12.53, 12.57, 12.53, 12.09, 12.57, 12.65, 12.56, 12.53, 12.65, 12.61, 12.55, 12.21, 12.61, 12.69, 12.44, 12.72, 12.61, 12.36, 12.72], "y": [5.727, 5.403, 9.382, 9.1, 5.723, 5.413, 5.21, 5.548, 5.279, 5.223, 5.369, 5.237, 5.195, 5.434, 5.504, 5.288, 5.271, 5.431, 5.164, 5.25, 5.23, 5.304, 5.146, 5.354, 5.233, 5.507, 5.194, 5.25, 5.654, 5.314]}], "layout": {"font": {"color": "#cccccc"}, "height": 750, "hoverlabel": {"bgcolor": "rgba(10,10,30,0.92)", "bordercolor": "rgba(255,255,255,0.3)", "font": {"color": "white", "size": 12}}, "legend": {"bgcolor": "rgba(10,10,30,0.7)", "bordercolor": "rgba(255,255,255,0.2)", "borderwidth": 1}, "margin": {"b": 20, "l": 20, "r": 20, "t": 70}, "paper_bgcolor": "#0a0a1a", "plot_bgcolor": "#0a0a1a", "title": {"font": {"color": "white", "size": 22}, "text": "Your Sonic Universe", "x": 0.5}, "width": 1100, "xaxis": {"showgrid": false, "showline": false, "showticklabels": false, "zeroline": false}, "yaxis": {"showgrid": false, "showline": false, "showticklabels": false, "zeroline": false}}}
